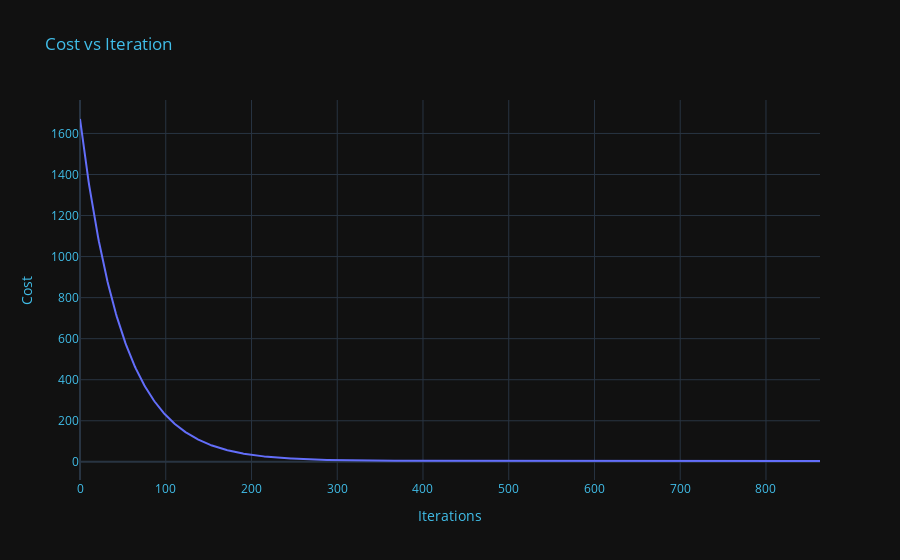

Source (notebook cell):
### Code cell
lr = LinearRegression(0.01)
lr.fit(X_train, y_train, 10000)

### Figure 1 — Plotly figure (JSON) as saved in the notebook; plotly's stock layout.template omitted (floating-point values rounded to 4 significant figures; data arrays with more than 128 entries replaced by an {"elided": "..."} marker saying what was removed)
{"data": [{"hovertemplate": "x=%{x}<br>y=%{y}<extra></extra>", "legendgroup": "", "line": {"color": "#636efa", "dash": "solid"}, "marker": {"symbol": "circle"}, "mode": "lines", "name": "", "orientation": "v", "showlegend": false, "type": "scatter", "x": {"elided": "864 int values"}, "xaxis": "x", "y": {"elided": "864 float values"}, "yaxis": "y"}], "layout": {"legend": {"tracegroupgap": 0}, "title": {"font": {"color": "#41BEE9"}, "text": "Cost vs Iteration"}, "xaxis": {"anchor": "y", "color": "#41BEE9", "domain": [0, 1], "title": {"text": "Iterations"}}, "yaxis": {"anchor": "x", "color": "#41BEE9", "domain": [0, 1], "title": {"text": "Cost"}}}}
